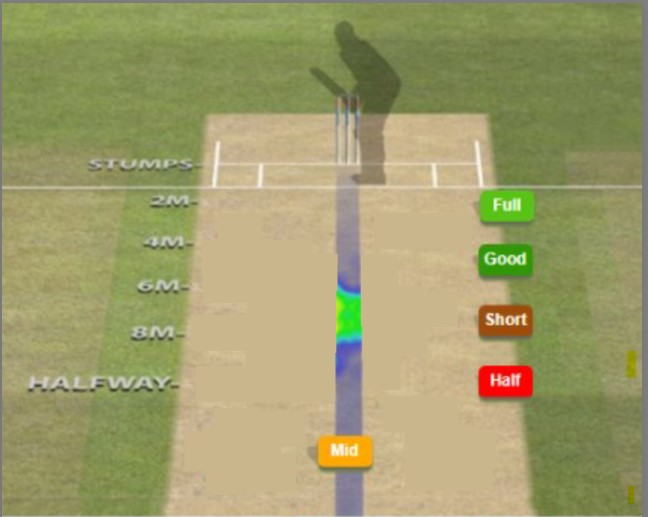
#> input picture backend/app/modules/stream_analysis/m2_js_imple/straight_view.jpg, 648 x 517 px, found by its file name
$ python test_overlay.py
#> lines starting #> are read from the running program, lines starting #| are printed output that depends on the picture
### backend/app/modules/stream_analysis/m2_js_imple/overlay_utils.py
"""
Stream Analysis and Overlay Module (Module 6)
--------------------------------------------
Processes ball tracking data and renders broadcast-style overlays including:
- Ball trajectory path
- Bounce/impact markers
- Umpire decision graphics
"""

import cv2
import numpy as np
from pathlib import Path
import base64
import io
import tempfile

def project_3d_to_2d(x, y, z, frame_width=1280, frame_height=720):
    """
    Map 3D (x, y, z) to 2D (x, y) screen coordinates for a vertical pitch view
    Args:
        x, y, z: 3D coordinates (x=lateral, y=distance along pitch, z=height)
        frame_width, frame_height: Dimensions of the video frame
    Returns:
        Tuple (x_2d, y_2d) for screen coordinates
    """
    # Pitch view: y=0 (stumps) at top (y_2d=0), y=20 (bowler) at bottom (y_2d=720)
    y_2d = int((y / 20) * frame_height)  # Map y (0 to 20m) to screen y (0 to 720)

    # x_2d: Center at 640, adjust for lateral movement (x)
    # Positive x (off side) moves left in frame, negative x (leg side) moves right
    x_2d = int(frame_width / 2 + x * 50)  # Scale lateral movement

    return x_2d, y_2d

def stream_analysis(frames, ball_positions, decision_data):
    processed_frames = []
    for frame_dict in frames:
        frame_data = base64.b64decode(frame_dict["frameData"])
        nparr = np.frombuffer(frame_data, np.uint8)
        frame = cv2.imdecode(nparr, cv2.IMREAD_COLOR)
        if frame is None:
            raise ValueError("Failed to decode frame data")
        processed_frames.append(frame)

    output_dir = Path("output/augmented_frames")
    output_dir.mkdir(exist_ok=True, parents=True)

    frame_count = 0
    total_frames = len(processed_frames)
    accumulated_positions = []

    y_values = [pos["ball_trajectory"]["current_position"]["y"] for pos in ball_positions]
    y_min, y_max = min(y_values), max(y_values)
    if y_max == y_min:
        y_max = y_min + 1

    for frame_idx, (frame, position_data) in enumerate(zip(processed_frames, ball_positions)):
        current_pos = position_data["ball_trajectory"]["current_position"]
        x, y, z = current_pos["x"], current_pos["y"], current_pos["z"]
        y_mapped = 20 * (y_max - y) / (y_max - y_min)
        accumulated_positions.append([x, y_mapped, z])

        positions = accumulated_positions
        frame = cv2.resize(frame, (1280, 720))
        projected_positions = []
        for pos in positions:
            x_2d, y_2d = project_3d_to_2d(pos[0], pos[1], pos[2])
            projected_positions.append([x_2d, y_2d])

        bounce_idx = np.argmin([pos[2] for pos in positions])
        bounce_x, bounce_y = project_3d_to_2d(positions[bounce_idx][0], positions[bounce_idx][1], positions[bounce_idx][2])
        bounce_point = {"x": bounce_x, "y": bounce_y}

        post_bounce_positions = [pos for pos in positions[bounce_idx:] if pos[2] > 0]
        if post_bounce_positions:
            peak_idx = np.argmax([pos[2] for pos in post_bounce_positions])
            peak_x, peak_y = project_3d_to_2d(post_bounce_positions[peak_idx][0], post_bounce_positions[peak_idx][1], post_bounce_positions[peak_idx][2])
            peak_point = {"x": peak_x, "y": peak_y}
        else:
            peak_point = None

        impact_x, impact_y = project_3d_to_2d(positions[-1][0], positions[-1][1], positions[-1][2])
        impact_point = {"x": impact_x, "y": impact_y}

        if len(projected_positions) > 1:
            for i in range(1, len(projected_positions)):
                cv2.line(frame, tuple(projected_positions[i-1]), tuple(projected_positions[i]), (0, 255, 0), 2, cv2.LINE_AA)

        cv2.circle(frame, (bounce_point["x"], bounce_point["y"]), 8, (0, 255, 255), -1)
        if peak_point:
            cv2.circle(frame, (peak_point["x"], peak_point["y"]), 6, (255, 0, 0), -1)
        cv2.circle(frame, (impact_point["x"], impact_point["y"]), 10, (0, 0, 255), 2)

        if frame_count > 0.8 * total_frames:
            cv2.rectangle(frame, (1000, 20), (1200, 100), (0, 0, 0), -1)
            out = decision_data == "dummy_decision"
            reason = "Out" if out else "Not Out"
            color = (0, 0, 255) if out else (0, 255, 0)
            cv2.putText(frame, "OUT" if out else "NOT OUT", (1010, 50), cv2.FONT_HERSHEY_DUPLEX, 1.0, color, 2)
            cv2.putText(frame, reason, (1010, 80), cv2.FONT_HERSHEY_SIMPLEX, 0.5, (255, 255, 255), 1)

        output_path = output_dir / f"frame_{frame_count:04d}.png"
        cv2.imwrite(str(output_path), frame)
        print(f"Saving frame: {frame_count+1}/{total_frames} to {output_path}")  # Log for debugging
        processed_frames[frame_idx] = frame
        frame_count += 1

    with tempfile.NamedTemporaryFile(suffix=".mp4", delete=False) as temp_file:
        temp_video_path = temp_file.name
        fourcc = cv2.VideoWriter_fourcc(*"mp4v")
        out = cv2.VideoWriter(temp_video_path, fourcc, 30.0, (1280, 720))
        for frame in processed_frames:
            out.write(frame)
        out.release()

        with open(temp_video_path, "rb") as vf:
            encoded_video = base64.b64encode(vf.read()).decode("utf-8")

    import os
    os.unlink(temp_video_path)

    return encoded_video

### backend/app/modules/stream_analysis/m2_js_imple/test_overlay.py
import json
import base64
from pathlib import Path
import cv2
import numpy as np
from overlay_utils import  stream_analysis  #  overlay logic
#from stream import StreamOverlay  # Assuming this is the correct import path
# Function to simulate the generation of frames based on a background img

def generate_frames_from_background(num_frames=50, background_image_path="input/straight_view.jpg"):
    # Load the background image
#> called with num_frames = 50, background_image_path = 'input/straight_view.jpg'
    background = cv2.imread(background_image_path)
#> background is the input picture: shape (517, 648, 3); mean B, G, R 107, 156.4, 158.4
    if background is None:
        raise FileNotFoundError(f"Background image not found at {background_image_path}")

    frames = []
    for i in range(num_frames):
        frame = background.copy()  # Create  copy of the background img
        # Update ball position dynamically
        ball_position_x = int(100 + i * 10)  # Ball moves in x-dir
        cv2.circle(frame, (ball_position_x, 300), 20, (0, 255, 0), -1)  # Draw the moving ball

        # Convert frame to base64
        _, buffer = cv2.imencode(".jpg", frame)
        frame_base64 = base64.b64encode(buffer).decode("utf-8")
        frames.append({"frameData": frame_base64})
#> after the loop, frames = 50 items

    return frames
# Function to simulate ball trajectory data
def generate_ball_positions(num_positions=50):
    ball_positions = []
    for i in range(num_positions):
        ball_positions.append({
            "ball_trajectory": {
                "current_position": {
                    "x": 0.1 * i,  # Ball moves slightly in x-direction
                    "y": 20 - i * 4,  # Ball is approaching stumps in y-direction
                    "z": 0.5 + 0.1 * i  # Simulating bounce arc in z-direction
                }
            }
        })
    return ball_positions

# Simulate the decision data (e.g., 'OUT' or 'NOT OUT')
def generate_decision_data():
    return {"Out": True, "Reason": "Ball hit pad in line"}

# Main func to run the test
def main():
    try:
        # Path to the background img
        background_image_path = "input/straight_view.jpg"

        # Step 1: Generate frames based on background image
        dummy_frames = generate_frames_from_background(num_frames=50, background_image_path=background_image_path)
#> dummy_frames = 50 items

        # Step 2: Generate simulated ball trajectory data
        ball_positions = generate_ball_positions(num_positions=50)

        # Step 3: Generate mock decision data (e.g., OUT decision)
        decision_data = generate_decision_data()

        # Step 4: Run stream analysis (overlay the ball trajectory and decision on frames)
        video_base64 = stream_analysis(dummy_frames, ball_positions, decision_data)
#> in stream_analysis, `total_frames = len(processed_frames)`: total_frames = 50
#> the loop in stream_analysis, `for frame_idx, (frame, position_data) in enumerate(zip(processed_frame..` made 50 passes
#> (x, y, z, y_mapped, post_bounce_positions, peak_x) on passes 1 to 3: (0, 20, 0.5, 0, [[0, 0, 0.5]], 640), (0.1, 16, 0.6, 0.408, [[0, 0, 0.5], [0.1, 0.408, 0.6]], 645), (0.2, 12, 0.7, 0.816, [[0, 0, 0.5], [0.1, 0.408, 0.6], [0.2, 0.816, 0.7]], 650)
#> (x, y, z, y_mapped, peak_x, peak_y) on passes 4 to 9: (0.3, 8, 0.8, 1.22, 655, 44), (0.4, 4, 0.9, 1.63, 660, 58), (0.5, 0, 1, 2.04, 665, 73), (0.6, -4, 1.1, 2.45, 670, 88), (0.7, -8, 1.2, 2.86, 675, 102), (0.8, -12, 1.3, 3.27, 680, 117)
#| Saving frame: 1/50 to output/augmented_frames/frame_0000.png
#| Saving frame: 2/50 to output/augmented_frames/frame_0001.png
#| Saving frame: 3/50 to output/augmented_frames/frame_0002.png
#| Saving frame: 4/50 to output/augmented_frames/frame_0003.png
#| Saving frame: 5/50 to output/augmented_frames/frame_0004.png
#| Saving frame: 6/50 to output/augmented_frames/frame_0005.png
#| Saving frame: 7/50 to output/augmented_frames/frame_0006.png
#| Saving frame: 8/50 to output/augmented_frames/frame_0007.png
#> (further printed lines are left out)
#> pass 1, in stream_analysis, `frame = cv2.resize(frame, (1280, 720))`:
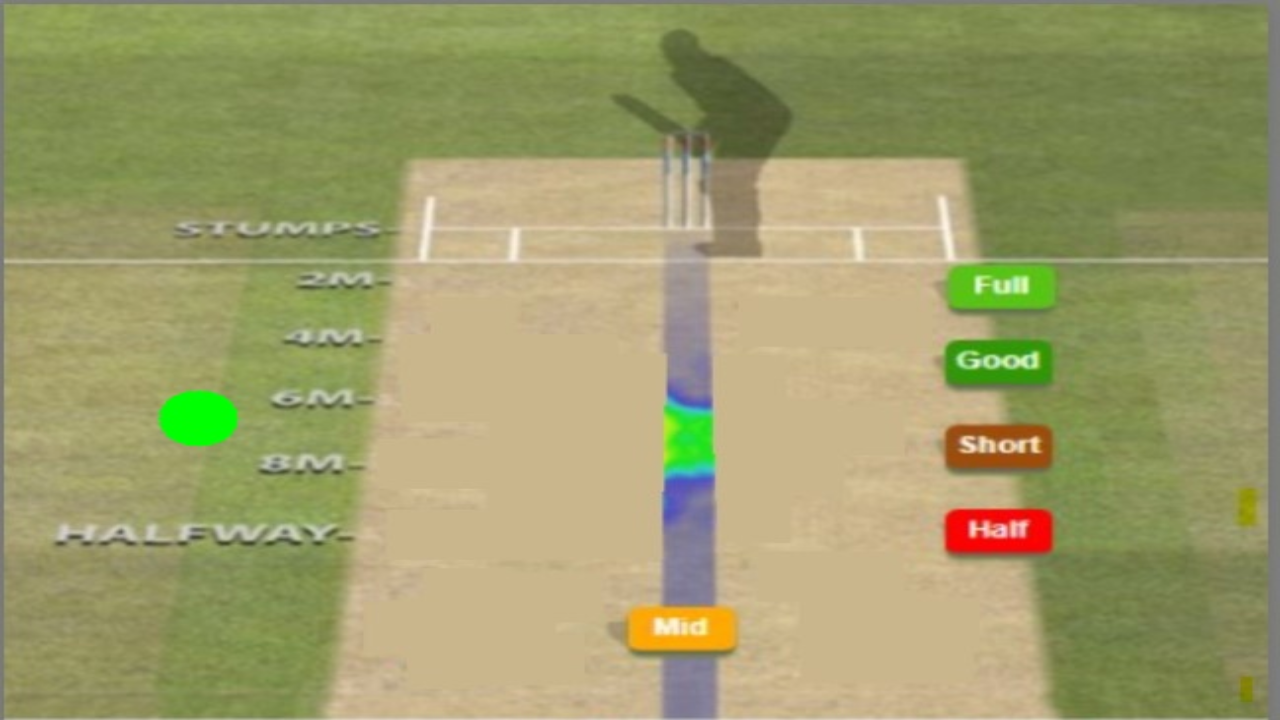
#> frame: shape (720, 1280, 3); mean B, G, R 106.5, 156.6, 157.7
#> pass 2, in stream_analysis, `cv2.imwrite(str(output_path), frame)`:
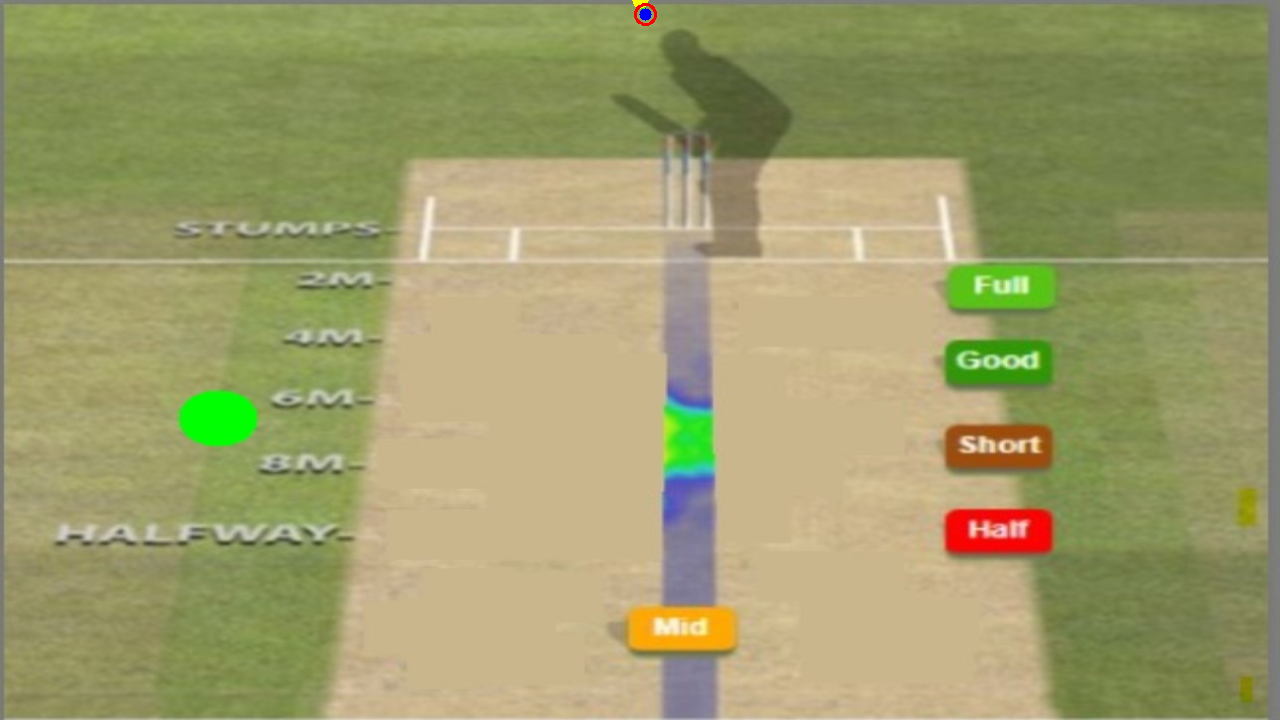
#> saved as frame_0001.png: shape (720, 1280, 3); mean B, G, R 106.5, 156.6, 157.7
#> the loop in stream_analysis, `for frame in processed_frames:` made 50 passes

        # Step 5: Save the output as a base64-decoded MP4 video file
        with open("augmented_video.mp4", "wb") as f:
            f.write(base64.b64decode(video_base64))

        print("✅ Test completed successfully. Output saved as augmented_video.mp4")

    except Exception as e:
        print("❌ Error during processing:")
        print(str(e))
        print("📌 Troubleshooting:")
        print("1. Ensure 'input/straight_view.jpg' exists")
        print("2. Ensure all paths and data structures are correct.")
        print("3. Ensure 'overlay_utils.py' is imported correctly.")

if __name__ == "__main__":
    main()
